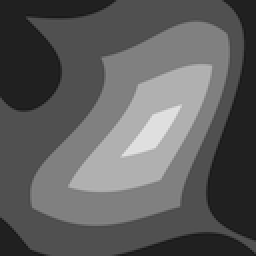
#> input picture pyramide128.tif, 128 x 128 px, found by its file name (shown 2 times larger)
$ python codeinpainting.py
#> lines starting #> are read from the running program, lines starting #| are printed output that depends on the picture; after the words box and inside, x2 and y2 are one past the last pixel; in counts of white or black regions, pixels touching at a corner belong together
#!/usr/bin/env python3
# -*- coding: utf-8 -*-
"""
Created on Thu Sep 29 15:04:32 2022

@author: brunokalfa
"""

#%% SECTION 1 : Inclusion de packages externes

import numpy as np
import matplotlib.pyplot as plt
from skimage import io as skio
from skimage.io import imsave
from scipy import ndimage
from extended_int import int_inf
import pdb
from skimage import color
import cv2

#%% SECTION 2 : génération de Ω et δΩ

im = skio.imread('/Users/brunokalfa/Documents/GitHub/InpaintingProject/pyramide128.tif')
#> im is the input picture: shape (128, 128); min 23, max 227, mean 93.9
imoriginale = im
#resized_image = im.resize((64,64))
height, width = im.shape[0],im.shape[1]
#> height = 128; width = 128

alpha = 255

if (len(im.shape)==3):
    alpha = 255*255*255


# Génération de Ω

def getOmega(startheight, endheight, endwidth):
    omega = np.zeros((height,width), dtype=int)
    omega[startheight:endheight, startheight:endwidth] = 1
    return omega

# Génération de δΩ

def getDeltaOmega(omega):
    deltaomega = omega - ndimage.binary_erosion(omega).astype(omega.dtype)
    return deltaomega

# Renvoie le mask complémentaire du mask entré en argument

def oppositeMask(mask):
    nblignes, nbcolonnes = mask.shape
    newmask = np.zeros((nblignes,nbcolonnes), dtype =int)

    for i in range(nblignes):
        for j in range(nbcolonnes):
            newmask[i][j] = 1 - mask[i][j]

    return newmask

# On vérifie si Ω est vide

def isOmegaEmpty(omega):
    return (omega.sum() == 0)

#%% SECTION 3 : Variables globales, initialisation

omega0 = getOmega(60, 75, 75)
#currentOmega = getOmega(20, 50, 50)
#currentOmegaBarre = oppositeMask(currentOmega)
#currentDeltaOmega = getDeltaOmega(currentOmega)

alpha = 255

# CM est la matrice des confidence

CM = oppositeMask(omega0).astype(float)

# PM est la matrice des priorités

PM = np.zeros((height, width), dtype = float)

# Taille du patch

# A MODIFIER
patchSize = 7
halfPatchSize = int(patchSize/2)


#%% SECTION 4 : Fonctions utiles pour l'algorithme

# Fonctions de test d'appartenance

def isInOmega(p, omega):
    ip = p[0] ; jp = p[1]
    return (omega[ip][jp]==1)

def isInCurrentOmega(p, currentOmega):
    ip = p[0] ; jp = p[1]
    return (currentOmega[ip][jp]==1)

def isInCurrentOmegaBarre(p, currentOmegaBarre):
    ip = p[0] ; jp = p[1]
    return (currentOmegaBarre[ip][jp]==1)

def isInCurrentDeltaOmega(p, currentDeltaOmega):
    ip = p[0] ; jp = p[1]
    return (currentDeltaOmega[ip][jp]==1)

# On construit une image privée de la partie Ω

def imSansOmega(im, currentOmega):
    return np.multiply(im, oppositeMask(currentOmega))

# On calcule le patch associé à une position p = [i,j]

def patch(position, im, currentOmega):
    #im2 = imSansOmega(im, currentOmega)
    #Pboucle = np.zeros((patchSize,patchSize), dtype = float)

    Pmatrice=im[(position[0]-halfPatchSize):(position[0]+halfPatchSize+1),(position[1]-halfPatchSize):(position[1]+halfPatchSize+1)]
    Pmatrice = Pmatrice.astype('float64')

    # [6 lines of commented-out code are left out]

    return (Pmatrice,position)

# On calcule le gradient

# [13 lines left out: functions gradx, grady, not called in this run]

# Métrique de patch

# On définit ici un masque associé à un patch de position p = [i,j]

def maskFromPatch(p, omega, im):
    if (len(im.shape)==2):
        mask = np.zeros((patchSize, patchSize), dtype = float)

        #mask=im[(p[0]-halfPatchSize):(p[0]+halfPatchSize+1),(p[1]-halfPatchSize):(p[1]+halfPatchSize+1)]
        #oppositeMaskResized = oppositeMask(omega)[(p[0]-halfPatchSize):(p[0]+halfPatchSize+1),(p[1]-halfPatchSize):(p[1]+halfPatchSize+1)]

        for i in range(patchSize):
            for j in range(patchSize):
                iabs = p[0]-halfPatchSize+i ; jabs = p[1]-halfPatchSize+j
                pabs = [iabs, jabs]
                if (isInCurrentOmega(pabs, omega)== False):
                    mask[i][j]=1
    else:
        mask = np.zeros((patchSize, patchSize, im.shape[2]), dtype = float)

        #mask=im[(p[0]-halfPatchSize):(p[0]+halfPatchSize+1),(p[1]-halfPatchSize):(p[1]+halfPatchSize+1)]
        #oppositeMaskResized = oppositeMask(omega)[(p[0]-halfPatchSize):(p[0]+halfPatchSize+1),(p[1]-halfPatchSize):(p[1]+halfPatchSize+1)]

        for i in range(patchSize):
            for j in range(patchSize):
                iabs = p[0]-halfPatchSize+i ; jabs = p[1]-halfPatchSize+j
                pabs = [iabs, jabs]
                if (isInCurrentOmega(pabs, omega)== False):
                    mask[i][j]=1

    #maskf= np.multiply(mask, oppositeMaskResized)

    return mask

# On calcule la distance entre deux patch définis par leurs position p et q

def distance(p, q, omega, im):

    maskP = maskFromPatch(p, omega, im)

    patchP = patch(p, im, omega) ; patchQ = patch(q, im, omega)

    #print("patchP[0] :", patchP[0])
    #print("patchQ[0] :", patchQ[0])

    d = np.multiply(np.multiply(patchP[0]-patchQ[0],patchP[0]-patchQ[0]),maskP)
    s = d.sum()

    return s


def visuPatch(im,p,q):
    im1=im.copy
    im1


#%% SECTION 5 : Algorithme global

def calculConfidence(p, omega):

    #print("p: ",p)
    assert isInCurrentOmega(p, omega)
    omegaBarre = oppositeMask(omega)

    ip = p[0] ; jp = p[1]
    for i in range (patchSize):
        for j in range (patchSize) :
            q = [p[0]-halfPatchSize+i, p[1]-halfPatchSize+j]
            if (isInCurrentOmegaBarre(q, omegaBarre)):
                CM[ip][jp] += CM[q[0]][q[1]]
    CM[ip][jp] = CM[ip][jp]/(float(patchSize*patchSize))

    return CM[ip][jp]

# [29 lines left out: function dataTerm, not called in this run]

def priority(im, p, omega):
    ip = p[0] ; jp = p[1]
    CM[ip][jp] = calculConfidence(p, omega)
    PM[ip][jp] = CM[ip][jp]*1
    #PM[ip][jp] = CM[ip][jp]*dataTerm(im, p)
    return PM[ip][jp]

def inpainting(im, omega):

    newim = im.copy()
    compteur = 1


    # On définit δΩ à partir du Ω initial

    currentOmega = omega
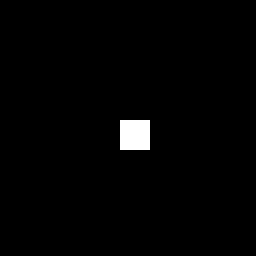
#> currentOmega: shape (128, 128) int64 (shown 2 times larger); values 0 (black) and 1 (white), 1.4% white; 1 white region, box (x1, y1, x2, y2) and area: (60, 60, 75, 75) 225
    deltaOmega = getDeltaOmega(omega)
#> in getDeltaOmega, `deltaomega = omega - ndimage.binary_erosion(omega).astype(omega.dtype)`:
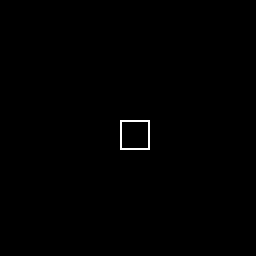
#> deltaomega: shape (128, 128) int64 (shown 2 times larger); values 0 (black) and 1 (white), 0.34% white in thin lines or dots, all inside (x1, y1, x2, y2) = (60, 60, 75, 75)

    #plt.imshow(deltaOmega),plt.show()

    # On colorie les pixels représentant Ω

    for i in range(height):
        for j in range(width):
            if (isInOmega([i,j], omega)):
                newim[i,j]=0
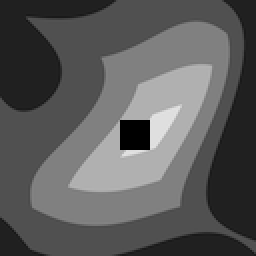
#> newim: shape (128, 128) (shown 2 times larger); 1.37% of pixels changed, all inside (x1, y1, x2, y2) = (60, 60, 75, 75)

    plt.imshow(newim), plt.title("Image originale avec partie manquante "), plt.show()

    # Tant que Ω ≠ ∅, on poursuit l'algorithme :

    while (not isOmegaEmpty(currentOmega)):


        # On vérifie si initialement on a bien δΩ ≠ ∅

        nullMatrix = np.zeros((height,width), dtype =int)
#> nullMatrix: shape (128, 128) int64; every value is 0
        if ((deltaOmega == nullMatrix).all()):
            print("DeltaOmega est vide")
            return 0


        im2=im.copy()
        if(len(im2.shape) == 3):
            im2 = color.rgb2gray(im)

        im2[currentOmega>0]=-10000000
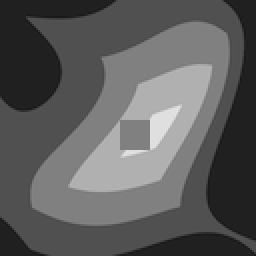
#> im2: shape (128, 128) (shown 2 times larger); 1.37% of pixels changed, all inside (x1, y1, x2, y2) = (60, 60, 75, 75)

        im_grad = np.gradient(im2)


        # On calcule le patch de priorité Max

        priorityMax = 0
        pMax = [-1,-1]

        for i in range(height):
            for j in range(width):
                p = [i,j]
                if (isInCurrentDeltaOmega(p, deltaOmega)):
                    pValue = priority(im_grad, p, currentOmega)
                    if (pValue > priorityMax):
                        priorityMax = pValue
                        pMax = p

        print("pMax :", pMax)
#| pMax : [60, 60]

        # On vérifie que patch de q n'a aucun pixel dans Ω

        dMin = 100000000
        qExamplar = [-1,-1]

        for i in range(halfPatchSize, height - halfPatchSize):
            for j in range(halfPatchSize, width - halfPatchSize):
                q = [i,j] ; boo = True
                for k in range(patchSize):
                    for l in range(patchSize):
                        x = q[0]-halfPatchSize+k ; y = q[1]-halfPatchSize+l
                        if (isInOmega([x,y],omega)):
                            boo = False

        # Si patchQ n'a aucun pixel dans Ω, on calcule sa distance et
        # on la compare à dMin

                if (boo):
                    d = distance(pMax, q, currentOmega, newim)
                    #print("d(p,q) :", d)
                    if d < dMin:
                        dMin = d
                        #print("dMin :", dMin)
                        qExamplar = q
                        #print("qExamplar :", qExamplar)

        QExamplar = np.zeros((height, width), dtype = float)
        for i in range (patchSize):
            for j in range (patchSize):
                QExamplar[qExamplar[0]-halfPatchSize+i][qExamplar[1]-halfPatchSize+j]= 1

        #plt.imshow(QExamplar), plt.title("Emplacement du patch q à la boucle {}".format(compteur)), plt.show()
        print("dMin : ", dMin)
        print("qExamplar : ", qExamplar)
        print("Value :", newim[qExamplar[0],qExamplar[1]])

        # On copie dans les pixels qui sont dans Ω et patchP
        # la valeur des pixels associés dans patchQ


        for i in range(patchSize):
            for j in range(patchSize):
                x = pMax[0]-halfPatchSize+i ; y = pMax[1]-halfPatchSize+j
                # [4 lines of commented-out code are left out]
                if (isInCurrentOmega([x,y], currentOmega)):
                    #print(patch(qExamplar,im, currentOmega)[0].shape)
                    #print("Ancienne valeur de newim[x][y] :", newim[x][y])
                    newim[x][y]=patch(qExamplar,im, currentOmega)[0][i][j]
                    #print("Nouvelle valeur de newim[x][y] :", newim[x][y])
                    #plt.imshow(newim), plt.title("Lena MAJ"), plt.show()

        # On met à jour la confidence

        for i in range(patchSize):
            for j in range(patchSize):
                x = pMax[0]-halfPatchSize+i ; y = pMax[1]-halfPatchSize+j
                if (isInCurrentOmega([x,y], currentOmega)):
                    #print("x : ",x)
                    #print("y : ",y)
                    calculConfidence([x,y], currentOmega)

        # On met à jour currentOmega

        for i in range(patchSize):
            for j in range(patchSize):
                x = pMax[0]-halfPatchSize+i ; y = pMax[1]-halfPatchSize+j
                currentOmega[x][y] = 0 ;

        # On met à jour δΩ à la fin de la boucle

        deltaOmega = getDeltaOmega(currentOmega)
        plt.imshow(newim), plt.title("Image après la boucle {}".format(compteur)), plt.show()
        # [10 lines of commented-out code are left out]


        print(" ")
        print("FIN DE LA BOUCLE {}".format(compteur))
        print(" ")
        compteur +=1

    imgplot = plt.imshow(newim), plt.title('Image modifiée avec un pacth de taille {}'.format(patchSize))
    plt.show()
    imgplot = plt.imshow(im), plt.title('Image originale')
    plt.show()


    return 0

#> (the run stopped early here; a loop or call above may not have finished)
